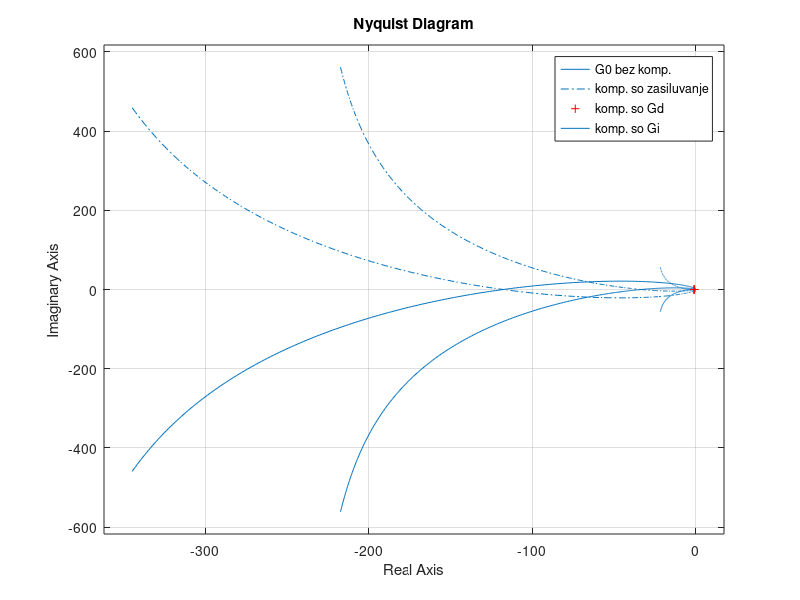

Reproduce this figure in MATLAB.
clc
clear

s = tf('s');

K = 100;
G0 = K/(s*(s+1)*(s+5));

Gd = (s+1)/(s+10)
Gi = (s+10)/(s+1)

nyquist(G0);
hold on;
nyquist(G0 * 10)
hold on;
nyquist(G0 * Gd)
hold on;
nyquist(G0 * Gi)
legend('G0 bez komp.', 'komp. so zasiluvanje', 'komp. so Gd', 'komp. so Gi');
hold off;
